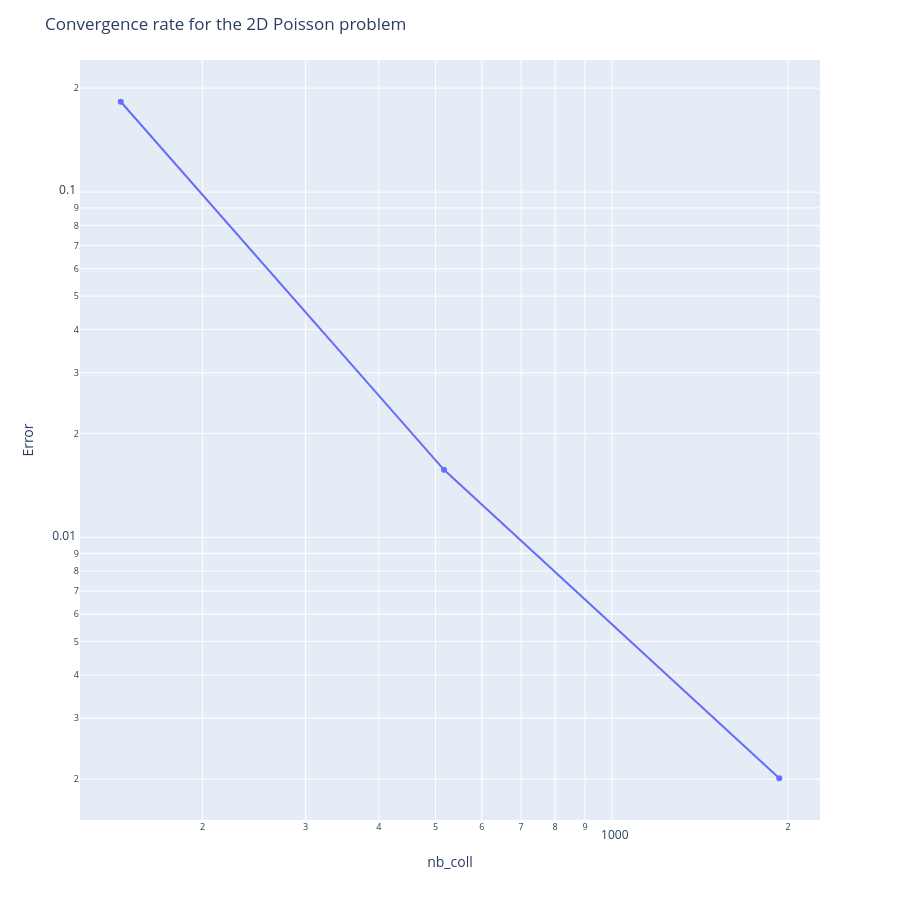

The cell this chart's notebook holds for it:
### Code cell
df_scimba = pd.DataFrame({'nb_coll': nb_coll, 'Scimba_L2_error': scimba_errors})
df_scimba['convergence_rate'] = np.log2(df_scimba['Scimba_L2_error'].shift() / df_scimba['Scimba_L2_error']) / np.log2(df_scimba['nb_coll'].shift() / df_scimba['nb_coll'])

fig = plot_scimba_convergence(df_scimba) 
fig.show()

### Figure 1 — Plotly figure (JSON) as saved in the notebook; plotly's stock layout.template omitted (floating-point values rounded to 4 significant figures)
{"data": [{"hovertemplate": "nb_coll=%{x}<br>Scimba_L2_error=%{y}<extra></extra>", "legendgroup": "", "line": {"color": "#636efa", "dash": "solid"}, "marker": {"symbol": "circle"}, "mode": "lines+markers", "name": "ScimBa - L2 error - rate -1.56", "orientation": "v", "showlegend": false, "type": "scatter", "x": [145, 517, 1932], "xaxis": "x", "y": [0.1826, 0.01571, 0.002011], "yaxis": "y"}], "layout": {"autosize": false, "height": 900, "legend": {"tracegroupgap": 0}, "margin": {"t": 60}, "title": {"text": "Convergence rate for the 2D Poisson problem"}, "width": 900, "xaxis": {"anchor": "y", "domain": [0, 1], "title": {"text": "nb_coll"}, "type": "log"}, "yaxis": {"anchor": "x", "domain": [0, 1], "title": {"text": "Error"}, "type": "log"}}}
